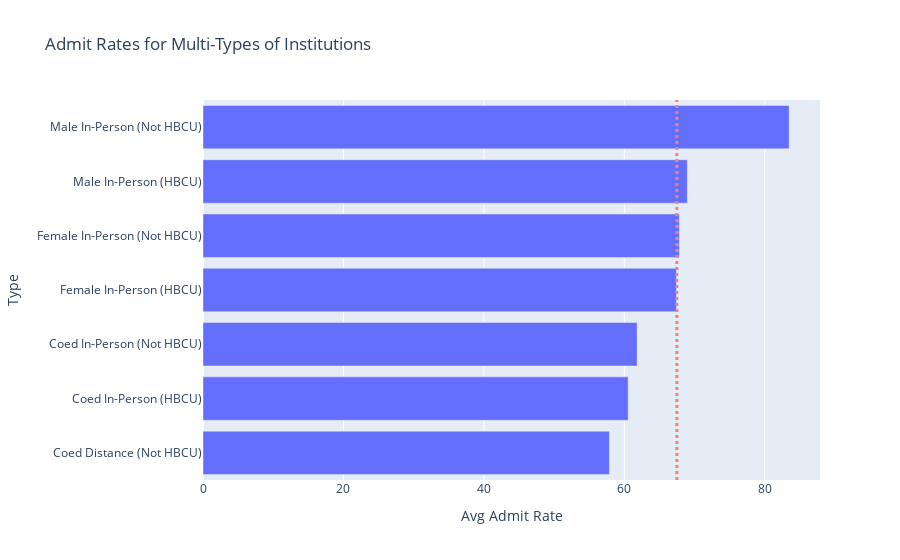

Notebook cell for this chart:
### Code cell
#Now by their intersectional definitions (again, for the full dataset)

means1 = df1.groupby('All-Types')['ADM_RATE_ALL'].mean()*100
means1.sort_values()
avg_admit_multi = pd.DataFrame(list(means1), columns=['Avg Admit Rate'], index=[means1.index]).sort_values(by='Avg Admit Rate').dropna()

fig = px.bar(avg_admit_multi, x="Avg Admit Rate", y=means1.index, orientation='h', labels={'y':'Type'}, title='Admit Rates for Multi-Types of Institutions')
fig.add_shape(type='line', line_color='salmon', line_width=3, opacity=1, line_dash='dot', y0=0, y1=1, yref='paper', x0=avgadm, x1=avgadm)
fig.show()

### Figure 1 — Plotly figure (JSON) as saved in the notebook; plotly's stock layout.template omitted (floating-point values rounded to 4 significant figures)
{"data": [{"alignmentgroup": "True", "hovertemplate": "Avg Admit Rate=%{x}<br>Type=%{y}<extra></extra>", "legendgroup": "", "marker": {"color": "#636efa"}, "name": "", "offsetgroup": "", "orientation": "h", "showlegend": false, "textposition": "auto", "type": "bar", "x": [57.88, 60.55, 61.83, 67.44, 67.84, 68.98, 83.48], "xaxis": "x", "y": ["Coed Distance (Not HBCU)", "Coed In-Person (HBCU)", "Coed In-Person (Not HBCU)", "Female In-Person (HBCU)", "Female In-Person (Not HBCU)", "Male In-Person (HBCU)", "Male In-Person (Not HBCU)"], "yaxis": "y"}], "layout": {"barmode": "relative", "legend": {"tracegroupgap": 0}, "shapes": [{"line": {"color": "salmon", "dash": "dot", "width": 3}, "opacity": 1, "type": "line", "x0": 67.49, "x1": 67.49, "y0": 0, "y1": 1, "yref": "paper"}], "title": {"text": "Admit Rates for Multi-Types of Institutions"}, "xaxis": {"anchor": "y", "domain": [0, 1], "title": {"text": "Avg Admit Rate"}}, "yaxis": {"anchor": "x", "domain": [0, 1], "title": {"text": "Type"}}}}
